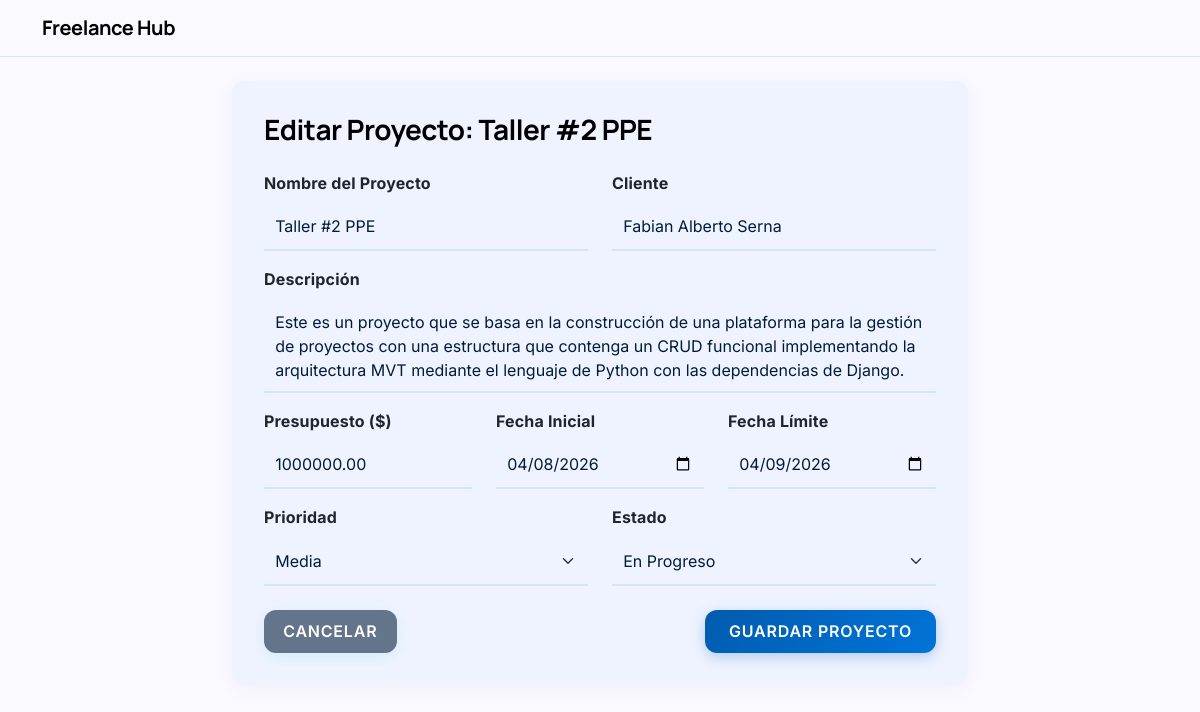
The page /proyectos/editar/4/ on the database its author committed.
### freelance_hub/models.py (models this page shows, shortened)
class Proyecto(models.Model):
    PRIORIDAD_CHOICES = [
        ('Baja', 'Baja'),
        ('Media', 'Media'),
        ('Alta', 'Alta'),
    ]
    ESTADO_CHOICES = [
        ('Pendiente', 'Pendiente'),
        ('En Progreso', 'En Progreso'),
        ('Completado', 'Completado'),
    ]
    id = models.AutoField(primary_key=True)
    created_at = models.DateTimeField(auto_now_add=True)
    updated_at = models.DateTimeField(auto_now=True)
    nombre = models.CharField(max_length=200)
    cliente = models.CharField(max_length=200)
    descripcion = models.TextField()
    presupuesto = models.DecimalField(max_digits=10, decimal_places=2)
    fecha_inicio = models.DateField()
    fecha_limite = models.DateField()
    prioridad = models.CharField(max_length=50, choices=PRIORIDAD_CHOICES, default='Media')
    estado = models.CharField(max_length=50, choices=ESTADO_CHOICES, default='Pendiente')

### freelance_hub/views.py (the view)
# urls.py: path('proyectos/editar/<int:pk>/', views.editar_proyecto, name='editar_proyecto'),
def editar_proyecto(request, pk):
    proyecto = get_object_or_404(Proyecto, pk=pk)
    if request.method == 'POST':
        form = FormularioProyecto(request.POST, instance=proyecto)
        if form.is_valid():
            form.save()
            return redirect('freelance_hub:lista_proyectos')
    else:
        form = FormularioProyecto(instance=proyecto)
    return render(request, 'freelance_hub/crear_proyecto.html', {'form': form, 'es_edicion': True, 'proyecto': proyecto})

### freelance_hub/forms.py (shortened to what this page needs)
class FormularioProyecto(forms.ModelForm):
    class Meta:
        model = Proyecto
        fields = '__all__'
        widgets = {
            'nombre': forms.TextInput(attrs={'class': 'form-control'}),
            'cliente': forms.TextInput(attrs={'class': 'form-control'}),
            'descripcion': forms.Textarea(attrs={'class': 'form-control', 'rows': 3}),
            'presupuesto': forms.TextInput(attrs={
                'class': 'form-control',
                'pattern': '[0-9\.]+',
                'title': 'Ingrese un valor numérico válido, mayor o igual a cero',
                'inputmode': 'decimal'
            }),
            'fecha_inicio': forms.DateInput(format='%Y-%m-%d', attrs={'class': 'form-control', 'type': 'date'}),
            'fecha_limite': forms.DateInput(format='%Y-%m-%d', attrs={'class': 'form-control', 'type': 'date'}),
            'prioridad': forms.Select(attrs={'class': 'form-select'}),
            'estado': forms.Select(attrs={'class': 'form-select'}),
        }

### freelance_hub/templates/freelance_hub/crear_proyecto.html (shortened to what this page needs)
{% extends 'freelance_hub/base.html' %}
{% block content %}
<div class="row justify-content-center">
    <div class="col-md-8">
        <div class="card p-3">
            <div class="card-body">
                <h3 class="mb-4">{% if es_edicion %}Editar Proyecto: {{ proyecto.nombre }}{% else %}Registrar Nuevo Proyecto{% endif %}</h3>
                <form method="post">
                    <div class="row mb-3">
                        <div class="col-md-6 form-group">
                            <label class="form-label fw-bold">Nombre del Proyecto</label>
                            {{ form.nombre }}
                        </div>
                        <div class="col-md-6 form-group">
                            <label class="form-label fw-bold">Cliente</label>
                            {{ form.cliente }}
                        </div>
                    </div>
                    <div class="mb-3 form-group">
                        <label class="form-label fw-bold">Descripción</label>
                        {{ form.descripcion }}
                    </div>
                    <div class="row mb-3">
                        <div class="col-md-4 form-group">
                            <label class="form-label fw-bold">Presupuesto ($)</label>
                            {{ form.presupuesto }}
                        </div>
                        <div class="col-md-4 form-group">
                            <label class="form-label fw-bold">Fecha Inicial</label>
                            {{ form.fecha_inicio }}
                        </div>
                        <div class="col-md-4 form-group">
                            <label class="form-label fw-bold">Fecha Límite</label>
                            {{ form.fecha_limite }}
                        </div>
                    </div>
                    <div class="row mb-4">
                        <div class="col-md-6 form-group">
                            <label class="form-label fw-bold">Prioridad</label>
                            {{ form.prioridad }}
                        </div>
                        <div class="col-md-6 form-group">
                            <label class="form-label fw-bold">Estado</label>
                            {{ form.estado }}
                        </div>
                    </div>
                    <div class="d-flex justify-content-between mt-4">
                        <a href="{% url 'freelance_hub:lista_proyectos' %}" class="btn btn-secundary text-white" style="background-color: #64748b !important;">Cancelar</a>
                        <button type="submit" class="btn btn-primary px-4">Guardar Proyecto</button>
                    </div>
                </form>
            </div>
        </div>
    </div>
</div>
{% endblock %}

### freelance_hub/static/freelance_hub/css/styles.css (style rules this page uses)
:root { --surf: #f9f9ff; --on-surf: #001c3a; --on-surf-variant: #414753; --surf-container-low: #eff3ff; --surf-container-highest: #d4e3ff; --primary: #005bad; --primary-container: #0074d9; --oceanic-gradient: linear-gradient(135deg, var(--primary) 0%, var(--primary-container) 100%); }
body { background-color: var(--surf); color: var(--on-surf); font-family: 'Inter', sans-serif; letter-spacing: 0.01em; }
h1, h2, h3, h4, h5, h6, .navbar-brand { color: black; font-family: 'Manrope', sans-serif; letter-spacing: -0.02em; font-weight: 700; }
.card { background-color: var(--surf-container-low); border: none !important; border-radius: 0.75rem; box-shadow: 0 4px 20px rgba(0, 28, 58, 0.04); transition: background-color 0.3s ease; }
.btn-primary { background: var(--oceanic-gradient) !important; border: none !important; color: white !important; border-radius: 0.75rem; padding: 0.6rem 1.2rem; font-family: 'Inter', sans-serif; font-weight: 600; box-shadow: 0 4px 14px rgba(0, 91, 173, 0.25); transition: transform 0.2s, filter 0.2s; text-transform: uppercase; letter-spacing: 0.05em; }
.btn-secundary { background: var(--on-surf) !important; border: none !important; color: white !important; border-radius: 0.75rem; padding: 0.6rem 1.2rem; font-family: 'Inter', sans-serif; font-weight: 600; box-shadow: 0 4px 14px rgba(124, 229, 236, 0.25); transition: transform 0.2s, filter 0.2s; text-transform: uppercase; letter-spacing: 0.05em; }
.form-control, .form-select { background-color: var(--surf-container-low); border: none; border-bottom: 2px solid var(--surf-container-highest); border-radius: 0.4rem 0.4rem 0 0; color: var(--on-surf); padding: 0.7rem; }

### rows shown on the page
Proyecto: nombre "Taller #2 PPE", cliente "Fabian Alberto Serna", descripcion "Este es un proyecto que se basa en la construcción de una plataforma para la gestión de proyectos con una estructura que contenga un CRUD funcional implementando la arquitectura MVT mediante el lenguaje de Python con las dependencias de Django.", presupuesto "1000000.00", fecha_inicio "04/08/2026", fecha_limite "04/09/2026", prioridad "Media", estado "En Progreso"
